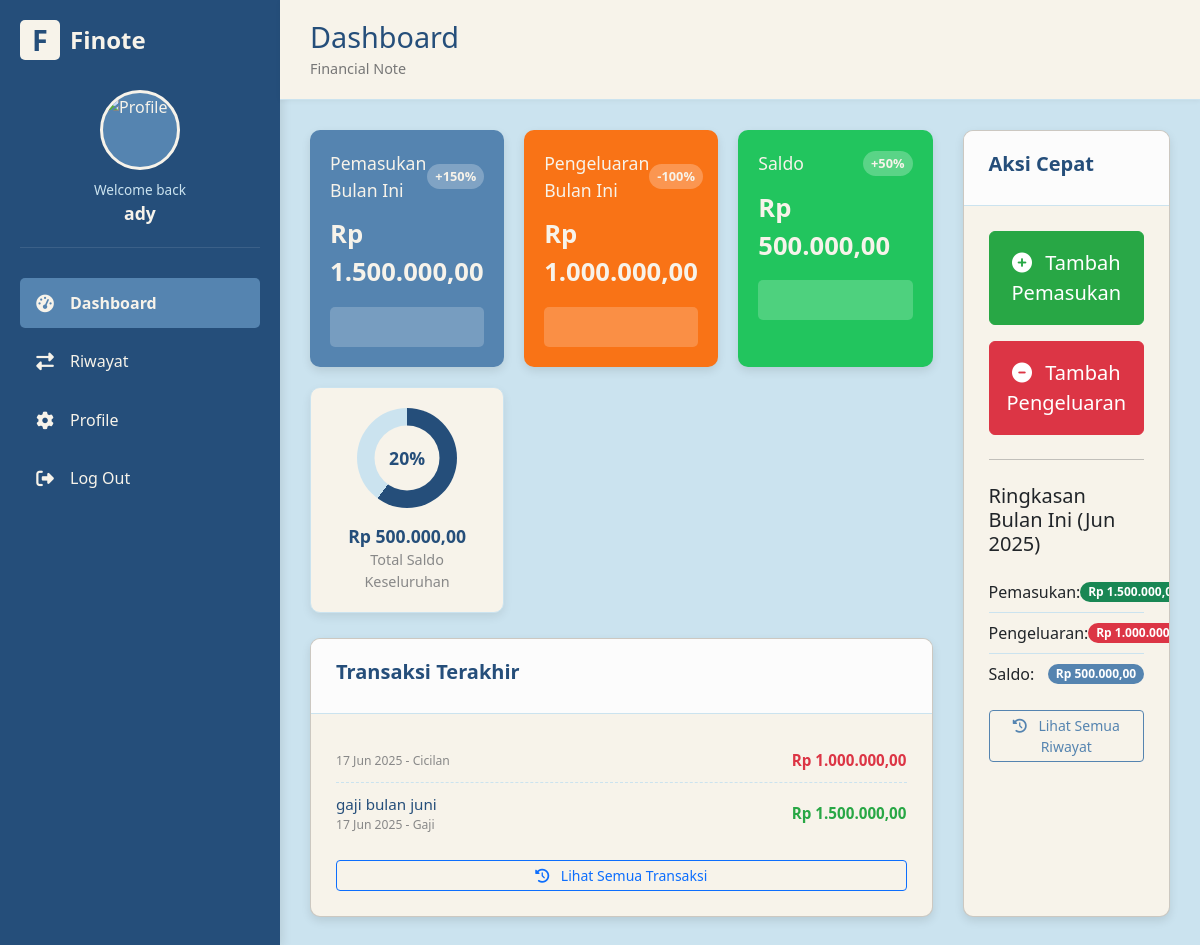
Page /user/dashboard.php (signed in) on the committed database.
### tables this page shows
CREATE TABLE `transactions` (
  `id` int NOT NULL,
  `user_id` int NOT NULL,
  `category_id` int DEFAULT NULL,
  `type` enum('income','expense') NOT NULL,
  `amount` decimal(15,2) NOT NULL,
  `description` text,
  `transaction_date` date NOT NULL,
  `created_at` datetime DEFAULT CURRENT_TIMESTAMP
);

CREATE TABLE `categories` (
  `id` int NOT NULL,
  `name` varchar(255) NOT NULL,
  `created_at` datetime DEFAULT CURRENT_TIMESTAMP,
  `type` enum('income','expense') NOT NULL DEFAULT 'expense'
);

### includes/auth.php (called while the page is built, shortened)
<?php
function get_user_id() {
    return isset($_SESSION['id']) ? $_SESSION['id'] : null;
}
?>

### user/dashboard.php (the view, shortened to what this page needs)
<?php
require_once '../includes/auth.php';
$user_id = get_user_id();
$username = $_SESSION['username'] ?? 'User';
$user_data_from_db = [];
$query_user_data = "SELECT photo FROM users WHERE id = ?";
if ($stmt_user_data = $conn->prepare($query_user_data)) {
    $stmt_user_data->bind_param("i", $user_id);
    if ($stmt_user_data->execute()) {
        $result_user_data = $stmt_user_data->get_result();
        $user_data_from_db = $result_user_data->fetch_assoc();
    }
}
$photo = (!empty($user_data_from_db['photo']) && file_exists('uploads/' . $user_data_from_db['photo']))
         ? BASE_URL . '/uploads/' . $user_data_from_db['photo']
         : BASE_URL . '/assets/profile.jpeg';
$first_day_of_month = date('Y-m-01');
$last_day_of_month = date('Y-m-t');
$total_income_month = 0;
$total_expense_month = 0;
$sql_income_month = "SELECT SUM(amount) AS total FROM transactions WHERE user_id = ? AND type = 'income' AND transaction_date BETWEEN ? AND ?";
if ($stmt_income_month = $conn->prepare($sql_income_month)) {
    $stmt_income_month->bind_param('iss', $user_id, $first_day_of_month, $last_day_of_month);
    if ($stmt_income_month->execute()) {
        $result_income_month = $stmt_income_month->get_result();
        $row_income_month = $result_income_month->fetch_assoc();
        $total_income_month = $row_income_month['total'] ?? 0;
    }
}
$sql_expense_month = "SELECT SUM(amount) AS total FROM transactions WHERE user_id = ? AND type = 'expense' AND transaction_date BETWEEN ? AND ?";
if ($stmt_expense_month = $conn->prepare($sql_expense_month)) {
    $stmt_expense_month->bind_param('iss', $user_id, $first_day_of_month, $last_day_of_month);
    if ($stmt_expense_month->execute()) {
        $result_expense_month = $stmt_expense_month->get_result();
        $row_expense_month = $result_expense_month->fetch_assoc();
        $total_expense_month = $row_expense_month['total'] ?? 0;
    }
}
$balance_month = $total_income_month - $total_expense_month;
$total_income_overall = 0;
$total_expense_overall = 0;
$sql_income_overall = "SELECT SUM(amount) AS total FROM transactions WHERE user_id = ? AND type = 'income'";
if ($stmt_income_overall = $conn->prepare($sql_income_overall)) {
    $stmt_income_overall->bind_param('i', $user_id);
    if ($stmt_income_overall->execute()) {
        $result_income_overall = $stmt_income_overall->get_result();
        $row_income_overall = $result_income_overall->fetch_assoc();
        $total_income_overall = $row_income_overall['total'] ?? 0;
    }
}
$sql_expense_overall = "SELECT SUM(amount) AS total FROM transactions WHERE user_id = ? AND type = 'expense'";
if ($stmt_expense_overall = $conn->prepare($sql_expense_overall)) {
    $stmt_expense_overall->bind_param('i', $user_id);
    if ($stmt_expense_overall->execute()) {
        $result_expense_overall = $stmt_expense_overall->get_result();
        $row_expense_overall = $result_expense_overall->fetch_assoc();
        $total_expense_overall = $row_expense_overall['total'] ?? 0;
    }
}
$balance_overall = $total_income_overall - $total_expense_overall;
$latest_transactions = [];
$sql_latest_transactions = "SELECT t.amount, t.description, t.transaction_date, t.type, c.name AS category_name
                             FROM transactions t
                             JOIN categories c ON t.category_id = c.id
                             WHERE t.user_id = ?
                             ORDER BY t.created_at DESC LIMIT 5";
if ($stmt_latest = $conn->prepare($sql_latest_transactions)) {
    $stmt_latest->bind_param('i', $user_id);
    if ($stmt_latest->execute()) {
        $result_latest = $stmt_latest->get_result();
        while ($row_latest = $result_latest->fetch_assoc()) {
            $latest_transactions[] = $row_latest;
        }
    }
}
?>
<!DOCTYPE html>
<html lang="id">
<head>
    <link href="https://cdn.jsdelivr.net/npm/bootstrap@5.3.3/dist/css/bootstrap.min.css" rel="stylesheet">
    <link rel="stylesheet" href="https://cdnjs.cloudflare.com/ajax/libs/font-awesome/6.5.2/css/all.min.css" />
</head>
<body>
    <div class="sidebar">
        <div class="logo">
            <div class="logo-icon">F</div> <span>Finote</span>
        </div>
        <div class="profile">
            <div class="avatar">
                <img src="<?= $photo ?>" alt="Profile">
            </div>
            <span class="welcome">Welcome back</span>
            <span class="name"><?php echo htmlspecialchars($username); ?></span>
        </div>
        <ul class="menu">
            <li class="menu-item active">
                <a href="<?= BASE_URL ?>/user/dashboard.php">
                    <span class="menu-icon"><i class="fas fa-tachometer-alt"></i></span>
                    <span>Dashboard</span>
                </a>
            </li>
            <li class="menu-item">
                <a href="<?= BASE_URL ?>/user/riwayat.php"> <span class="menu-icon"><i class="fas fa-exchange-alt"></i></span>
                    <span>Riwayat</span>
                </a>
            </li>
            <li class="menu-item">
                <a href="<?= BASE_URL ?>/user/profile.php"> <span class="menu-icon"><i class="fas fa-cog"></i></span>
                    <span>Profile</span>
                </a>
            </li>
            <li class="menu-item">
    <a href="<?= BASE_URL ?>/logout.php"> <span class="menu-icon"><i class="fas fa-sign-out-alt"></i></span>
        <span>Log Out</span>
    </a>
</li>
        </ul>
    </div>
    <div class="main-content">
        <div class="header">
            <div class="title">
                <h1>Dashboard</h1>
                <div class="subtitle">Financial Note</div>
            </div>
        </div>
        <div class="content">
            <div class="dashboard-grid">
                <div class="left-content">
                    <div class="stats">
                        <div class="stat-card blue">
                            <div class="stat-header">
                                <span class="stat-title">Pemasukan Bulan Ini</span>
                                <span class="stat-badge">+<?php echo number_format($total_income_month > 0 ? ($total_income_month / 1000000 * 100) : 0, 0); ?>%</span> </div>
                            <div class="stat-value">Rp <?php echo number_format($total_income_month, 2, ',', '.'); ?></div>
                            <div class="stat-chart"></div> </div>
                        <div class="stat-card orange">
                            <div class="stat-header">
                                <span class="stat-title">Pengeluaran Bulan Ini</span>
                                <span class="stat-badge">-<?php echo number_format($total_expense_month > 0 ? ($total_expense_month / 1000000 * 100) : 0, 0); ?>%</span> </div>
                            <div class="stat-value">Rp <?php echo number_format($total_expense_month, 2, ',', '.'); ?></div>
                            <div class="stat-chart"></div>
                        </div>
                        <div class="stat-card green">
                            <div class="stat-header">
                                <span class="stat-title">Saldo</span>
                                <span class="stat-badge"><?php echo $balance_month >= 0 ? '+' : ''; echo number_format($balance_month > 0 ? ($balance_month / 1000000 * 100) : 0, 0); ?>%</span> </div>
                            <div class="stat-value">Rp <?php echo number_format($balance_month, 2, ',', '.'); ?></div>
                            <div class="stat-chart"></div>
                        </div>
                        <div class="stat-card white">
                            <div class="donut-chart">
                                <div class="donut-hole"><?php echo number_format($balance_overall > 0 ? ($balance_overall / ($total_income_overall + $total_expense_overall) * 100) : 0, 0); ?>%</div> </div>
                            <div class="chart-label">Rp <?php echo number_format($balance_overall, 2, ',', '.'); ?></div>
                            <div class="chart-sublabel">Total Saldo Keseluruhan</div>
                        </div>
                    </div>
                    <div class="card">
                        <div class="card-header">
                            <div class="card-title">Transaksi Terakhir</div>
                        </div>
                        <div class="card-content">
                            <?php if (empty($latest_transactions)): ?>
                                <div class="alert alert-info" role="alert">
                                    Belum ada transaksi terbaru.
                                </div>
                            <?php else: ?>
                                <div class="transaction-list-compact">
                                    <?php foreach ($latest_transactions as $t): ?>
                                        <div class="transaction-item">
                                            <div>
                                                <div class="description"><?php echo htmlspecialchars($t['description']); ?></div>
                                                <div class="date"><?php echo date('d M Y', strtotime($t['transaction_date'])); ?> - <?php echo htmlspecialchars($t['category_name']); ?></div>
                                            </div>
                                            <div class="amount <?php echo ($t['type'] == 'income' ? 'income' : 'expense'); ?>">
                                                Rp <?php echo number_format($t['amount'], 2, ',', '.'); ?>
                                            </div>
                                        </div>
                                    <?php endforeach; ?>
                                </div>
                            <?php endif; ?>
                            <a href="<?= BASE_URL ?>/user/riwayat.php" class="btn btn-outline-primary btn-sm mt-3 d-block"><i class="fas fa-history me-2"></i> Lihat Semua Transaksi</a>
                        </div>
                    </div>
                </div>
                <div class="card">
                    <div class="card-header">
                        <div class="card-title">Aksi Cepat</div>
                    </div>
                    <div class="card-content text-center">
                        <a href="<?= BASE_URL ?>/user/add_transaction.php?type=income" class="btn btn-success d-block mb-3 p-3 fs-5" style="background-color: #28a745; border-color: #28a745;"><i class="fas fa-plus-circle me-2"></i> Tambah Pemasukan</a>
                        <a href="<?= BASE_URL ?>/user/add_transaction.php?type=expense" class="btn btn-danger d-block p-3 fs-5" style="background-color: #dc3545; border-color: #dc3545;"><i class="fas fa-minus-circle me-2"></i> Tambah Pengeluaran</a>
                        <hr class="my-4">
                        <h5 class="mb-3 text-start text-dark">Ringkasan Bulan Ini (<?php echo date('M Y'); ?>)</h5>
                        <ul class="list-group list-group-flush text-start">
                            <li class="list-group-item d-flex justify-content-between align-items-center">
                                Pemasukan: <span class="badge bg-success rounded-pill">Rp <?php echo number_format($total_income_month, 2, ',', '.'); ?></span>
                            </li>
                            <li class="list-group-item d-flex justify-content-between align-items-center">
                                Pengeluaran: <span class="badge bg-danger rounded-pill">Rp <?php echo number_format($total_expense_month, 2, ',', '.'); ?></span>
                            </li>
                            <li class="list-group-item d-flex justify-content-between align-items-center">
                                Saldo: <span class="badge bg-primary rounded-pill" style="background-color: var(--color-medium-blue) !important;">Rp <?php echo number_format($balance_month, 2, ',', '.'); ?></span>
                            </li>
                        </ul>
                        <a href="<?= BASE_URL ?>/user/riwayat.php" class="btn btn-outline-primary btn-sm mt-3 d-block" style="border-color: var(--color-medium-blue); color: var(--color-medium-blue);"><i class="fas fa-history me-2"></i> Lihat Semua Riwayat</a>
                    </div>
                </div>
            </div>
        </div>
    </div>
</body>
</html>

### rows in the picture
transactions: transaction_date "17 Jun 2025", category.name "Cicilan", amount "1.000.000,00"
transactions: description "gaji bulan juni", transaction_date "17 Jun 2025", category.name "Gaji", amount "1.500.000,00"

### other values in the picture
$username "ady"
$total_income_month > 0 ? ($total_income_month / 1000000 * 100) : 0 "150"
$total_income_month "1.500.000,00"
$total_expense_month > 0 ? ($total_expense_month / 1000000 * 100) : 0 "100"
$total_expense_month "1.000.000,00"
$balance_month > 0 ? ($balance_month / 1000000 * 100) : 0 "50"
$balance_month "500.000,00"
$balance_overall "500.000,00"
